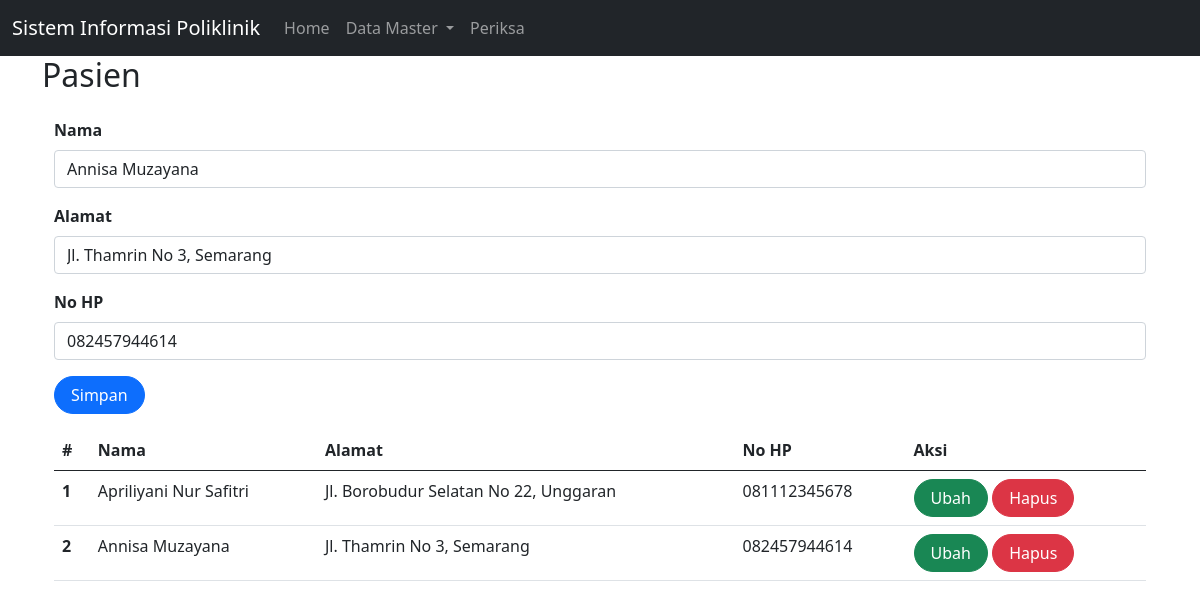
The app's page /index.php?page=pasien&id=3 with its own data.
### tables this page shows
CREATE TABLE `pasien` (
  `id` int(10) UNSIGNED NOT NULL,
  `nama` varchar(255) DEFAULT NULL,
  `alamat` varchar(255) DEFAULT NULL,
  `no_hp` varchar(50) DEFAULT NULL
);

### pasien.php (the view, shortened to what this page needs)
<?php
include_once("koneksi.php");
?>
<!DOCTYPE html>
<html lang="en">
<head>
    <link href="https://cdn.jsdelivr.net/npm/bootstrap@5.0.2/dist/css/bootstrap.min.css"
    rel="stylesheet"
>
</head>
<body>
    <div class="container">
<form class="form row" method="POST" action="" name="myForm" onsubmit="return(validate());">
    <?php
    $nama = '';
    $alamat = '';
    $no_hp = '';
    if (isset($_GET['id'])) {
        $ambil = mysqli_query($mysqli,
        "SELECT * FROM pasien WHERE id='" . $_GET['id'] . "'");
        while ($row = mysqli_fetch_array($ambil)) {
            $nama = $row['nama'];
            $alamat = $row['alamat'];
            $no_hp= $row['no_hp'];
        }
    ?>
    <?php
    }
    ?>
    <div class="mt-3">
        <label for="inputNama" class="form-label fw-bold">
            Nama
        </label>
        <input type="text" class="form-control" name="nama" id="inputNama" placeholder="Nama" value="<?php echo $nama ?>">
    </div>
    <div class="mt-3">
        <label for="inputAlamat" class="form-label fw-bold">
            Alamat
        </label>
        <input type="text" class="form-control" name="alamat" id="inputAlamat" placeholder="Alamat" value="<?php echo $alamat ?>">
    </div>
    <div class="mt-3">
        <label for="inputNo_hp" class="form-label fw-bold">
            No HP
        </label>
        <input type="text" class="form-control" name="no_hp" id="inputNo_hp" placeholder="No HP" value="<?php echo $no_hp ?>">
    </div>
    <div class="mt-3">
        <button type="submit" class="btn btn-primary rounded-pill px-3" name="simpan">Simpan</button>
    </div>
</form>
<table class="table table-hover mt-3">
    <thead>
        <tr>
            <th scope="col">#</th>
            <th scope="col">Nama</th>
            <th scope="col">Alamat</th>
            <th scope="col">No HP</th>
            <th scope="col">Aksi</th>
        </tr>
    </thead>
    <tbody>
        <?php
        $result = mysqli_query($mysqli,"SELECT * FROM pasien" );
        $no = 1;
        while ($data = mysqli_fetch_array($result)) {
        ?>
            <tr>
                <th scope="row"><?php echo $no++ ?></th>
                <td><?php echo $data['nama'] ?></td>
                <td><?php echo $data['alamat'] ?></td>
                <td><?php echo $data['no_hp'] ?></td>
                <td>
                    <a class="btn btn-success rounded-pill px-3"
                    href="index.php?page=pasien&id=<?php echo $data['id'] ?>">Ubah
                    </a>
                    <a class="btn btn-danger rounded-pill px-3"
                    href="index.php?page=pasien&id=<?php echo $data['id'] ?>&aksi=hapus">Hapus
                    </a>
                </td>
            </tr>
        <?php
        }
        ?>
    </tbody>
</table>
</body>
</html>

### records on screen
pasien: nama "Annisa Muzayana", alamat "Jl. Thamrin No 3, Semarang", no_hp "082457944614"
pasien: nama "Apriliyani Nur Safitri", alamat "Jl. Borobudur Selatan No 22, Unggaran", no_hp "081112345678"

### other values on screen
$_GET['page'] "Pasien"
